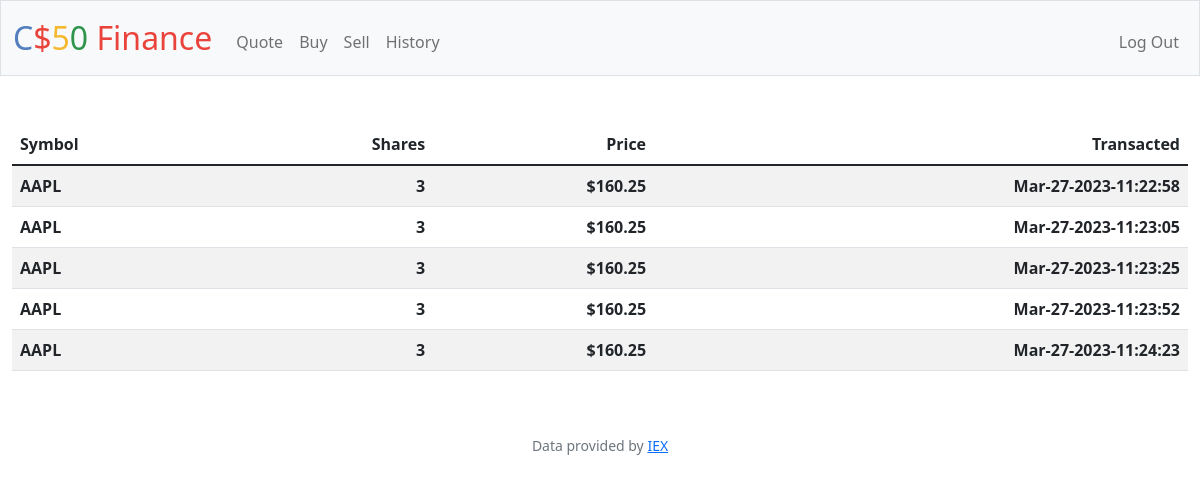
Screenshot of /history (signed in) with the database file from the repository.
### tables this page shows
CREATE TABLE purchases (user_id INTEGER NOT NULL, price INT NOT NULL, symbol TEXT NOT NULL, time_transacted TEXT NOT NULL, num_shares INTEGER NOT NULL DEFAULT 0, FOREIGN KEY (user_id) REFERENCES users(id));

### app.py (the view)
@app.route("/history")
@login_required
def history():
    current_user_id = session["user_id"]
    sales_list = db.execute("SELECT * FROM sales WHERE user_id = ?", current_user_id)
    purchase_list = db.execute("SELECT * FROM purchases WHERE user_id = ?", current_user_id)
    sales_purchase_list = purchase_list + sales_list
    return render_template("history.html", sales_purchase_list=sales_purchase_list)

### app.py (called while the page is built)
@app.after_request
def after_request(response):
    response.headers["Cache-Control"] = "no-cache, no-store, must-revalidate"
    response.headers["Expires"] = 0
    response.headers["Pragma"] = "no-cache"
    return response

### helpers.py (called while the page is built)
def login_required(f):
    @wraps(f)
    def decorated_function(*args, **kwargs):
        if session.get("user_id") is None:
            return redirect("/login")
        return f(*args, **kwargs)
    return decorated_function

def usd(value):
    return f"${value:,.2f}"

### templates/history.html (shortened to what this page needs)
{% extends "layout.html" %}
{% block main %}
<table action="/history" class="table table-striped">
    <thead>
        <th class="text-start">Symbol</th>
        <th class="text-end">Shares</th>
        <th class="text-end">Price</th>
        <th class="text-end">Transacted</th>
    </thead>
    <tbody>
        {% for i in range(sales_purchase_list | length) %}
        <tr>
            <th class="text-start">{{ sales_purchase_list[i]["symbol"] }}</th>
            <th class="text-end">{{ sales_purchase_list[i]["num_shares"] }}</th>
            <th class="text-end">{{ sales_purchase_list[i]["price"] | usd }}</th>
            <th class="text-end">{{ sales_purchase_list[i]["time_transacted"] }}</th>
        </tr>
        {% endfor %}
    </tbody>
</table>
{% endblock %}

### templates/layout.html (shortened to what this page needs)
<!DOCTYPE html>
<html lang="en">
    <head>
        <link href="https://cdn.jsdelivr.net/npm/bootstrap@5.1.3/dist/css/bootstrap.min.css" rel="stylesheet">
        <link href="/static/styles.css" rel="stylesheet">
    </head>
    <body>
        <nav class="bg-light border navbar navbar-expand-md navbar-light">
            <div class="container-fluid">
                <a class="navbar-brand" href="/"><span class="blue">C</span><span class="red">$</span><span class="yellow">5</span><span class="green">0</span> <span class="red">Finance</span></a>
                <div class="collapse navbar-collapse" id="navbar">
                    {% if session["user_id"] %}
                        <ul class="navbar-nav me-auto mt-2">
                            <li class="nav-item"><a class="nav-link" href="/quote">Quote</a></li>
                            <li class="nav-item"><a class="nav-link" href="/buy">Buy</a></li>
                            <li class="nav-item"><a class="nav-link" href="/sell">Sell</a></li>
                            <li class="nav-item"><a class="nav-link" href="/history">History</a></li>
                        </ul>
                        <ul class="navbar-nav ms-auto mt-2">
                            <li class="nav-item"><a class="nav-link" href="/logout">Log Out</a></li>
                        </ul>
                    {% else %}
                        <ul class="navbar-nav ms-auto mt-2">
                            <li class="nav-item"><a class="nav-link" href="/register">Register</a></li>
                            <li class="nav-item"><a class="nav-link" href="/login">Log In</a></li>
                        </ul>
                    {% endif %}
                </div>
            </div>
        </nav>
        <main class="container-fluid py-5 text-center">
            {% block main %}{% endblock %}
        </main>
        <footer class="mb-5 small text-center text-muted">
            Data provided by <a href="https://iexcloud.io/">IEX</a>
        </footer>
    </body>
</html>

### static/styles.css (style rules this page uses)
nav .navbar-brand { font-size: xx-large; }
nav .navbar-brand .blue { color: #537fbe; }
nav .navbar-brand .red { color: #ea433b; }
nav .navbar-brand .yellow { color: #f5b82e; }
nav .navbar-brand .green { color: #2e944b; }

### rows the page displays
purchases: symbol "AAPL", num_shares "3", price "$160.25", time_transacted "Mar-27-2023-11:22:58"
purchases: symbol "AAPL", num_shares "3", price "$160.25", time_transacted "Mar-27-2023-11:23:05"
purchases: symbol "AAPL", num_shares "3", price "$160.25", time_transacted "Mar-27-2023-11:23:25"
purchases: symbol "AAPL", num_shares "3", price "$160.25", time_transacted "Mar-27-2023-11:23:52"
purchases: symbol "AAPL", num_shares "3", price "$160.25", time_transacted "Mar-27-2023-11:24:23"
